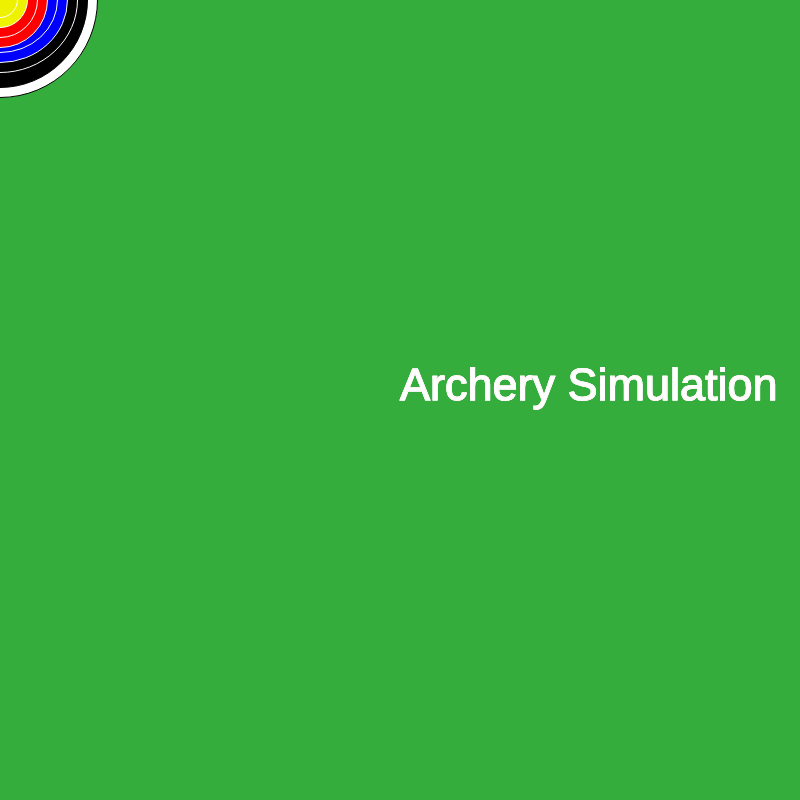
Frame 1 (no input)
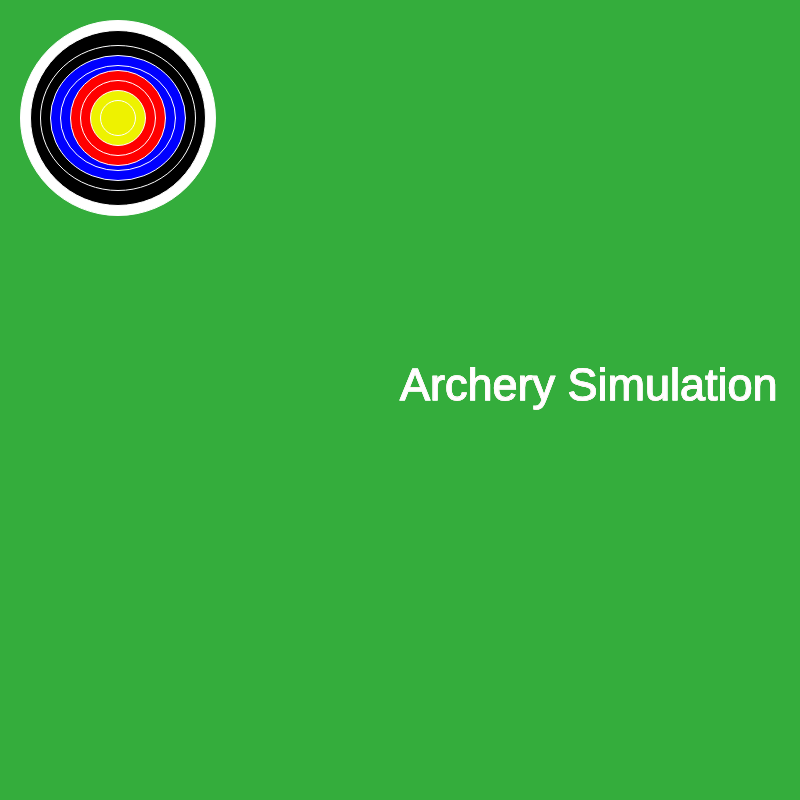
Frame 60 (no input)
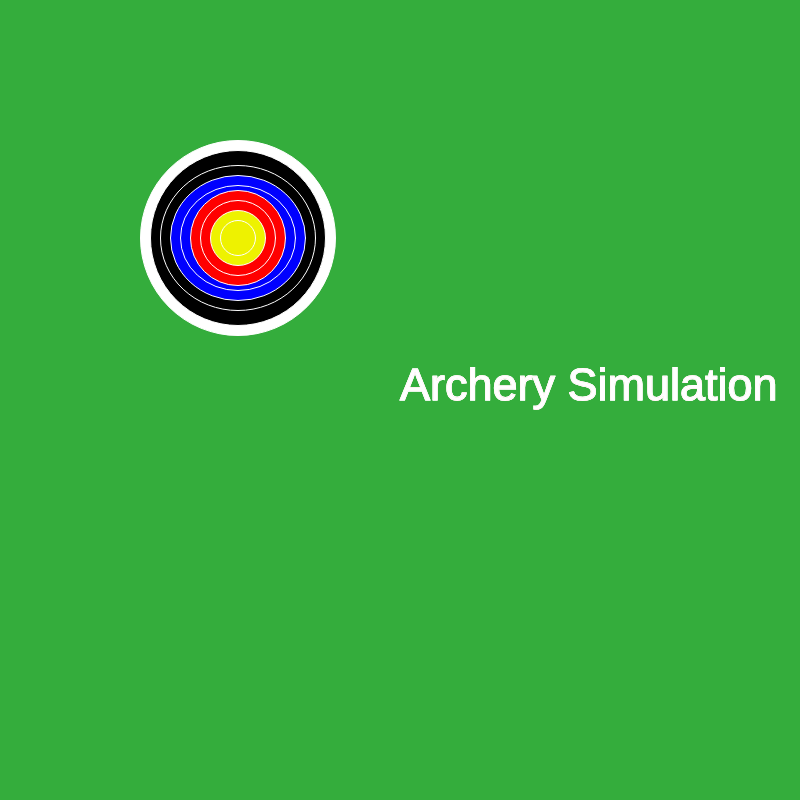
Frame 120 (the mouse pressed at the canvas centre since frame 60)

The p5.js sketch that drew these frames (run headless with seeded random() and noise() and a simulated clock; from frame 60 on, the mouse is pressed at the canvas centre):

// p5.js sketch
// ── sketch.js
let x;
let y;
let direction=1;
let t;


function setup(){
createCanvas(800, 800);
x=0;
y=0;
t = new Target(x, y); //make a new ball from the Ball class and call it b.

}

function draw (){
  background(52, 173, 60);
    t.drawTarget(); //draw the ball called b (go look in the Ball class for the drawBall function)
    t.moveTarget(); //move the ball called b (go look in the Ball class for the moveBall function)
    textSize(45);{
    text('Archery Simulation', width/2, height/2);
    fill("red");
    text('Archery Simulation', width/2, height/2);
    fill(255, 255, 255);
    text('Archery Simulation', width/2, height/2);
  }
}

class Target{
  	constructor(x,y){ //every ball needs an x value and a y value
  		    this.x = x;
      		this.y = y;
        }
  	drawTarget(){  // draw a ball on the screen at x,y
      ellipse(this.x, this.y, 195, 195);
      fill(0, 0, 0)
      ellipse(this.x, this.y, 175, 175);
      fill(0, 0, 0)
      stroke(255, 255, 255)
      ellipse(this.x, this.y, 155, 145);
      fill("blue")
      ellipse(this.x, this.y, 135, 125);
      fill("blue")
      ellipse(this.x, this.y, 115, 105);
      fill("red")
      ellipse(this.x, this.y, 95, 95);
      fill("red")
      ellipse(this.x, this.y, 75, 75);
      fill(238, 242, 0)
      ellipse(this.x, this.y, 55, 55);
      fill(238, 242, 0)
      ellipse(this.x, this.y, 35, 35);
      fill(255, 255, 255);
   }
  	moveTarget(){ //update the location of the ball, so it moves across the screen
      this.x=this.x+2*direction;
        this.y=this.y+2*direction;
        if (this.x>width-2){
          direction = direction* -1;
        }
        if (this.x<2){
            direction = direction* -1;
  	    }

  }

}
